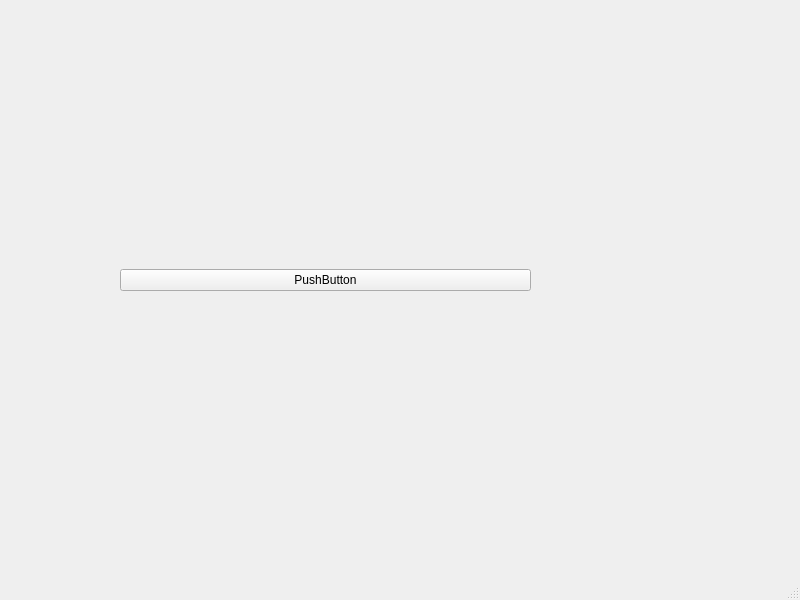
<?xml version="1.0" encoding="UTF-8"?>
<ui version="4.0">
 <class>myCalculator</class>
 <widget class="QMainWindow" name="myCalculator">
  <property name="geometry">
   <rect>
    <x>0</x>
    <y>0</y>
    <width>800</width>
    <height>600</height>
   </rect>
  </property>
  <property name="windowTitle">
   <string>MainWindow</string>
  </property>
  <widget class="QWidget" name="centralwidget">
   <widget class="QWidget" name="gridLayoutWidget">
    <property name="geometry">
     <rect>
      <x>120</x>
      <y>50</y>
      <width>411</width>
      <height>461</height>
     </rect>
    </property>
    <layout class="QGridLayout" name="gridLayout">
     <item row="0" column="0">
      <widget class="QPushButton" name="pushButton">
       <property name="text">
        <string>PushButton</string>
       </property>
      </widget>
     </item>
    </layout>
   </widget>
  </widget>
  <widget class="QMenuBar" name="menubar">
   <property name="geometry">
    <rect>
     <x>0</x>
     <y>0</y>
     <width>800</width>
     <height>21</height>
    </rect>
   </property>
  </widget>
  <widget class="QStatusBar" name="statusbar"/>
 </widget>
 <resources/>
 <connections/>
</ui>
